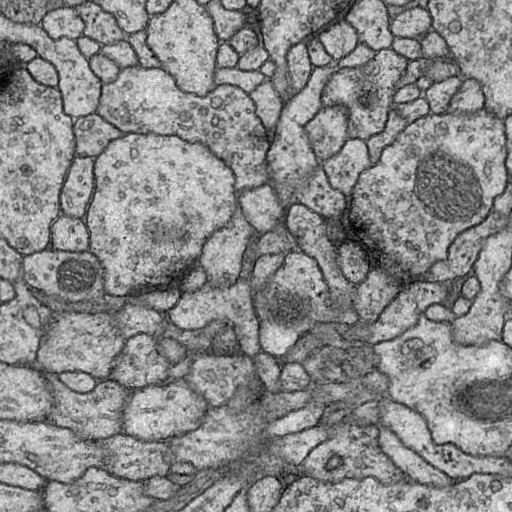
#> input picture data/membrane/train/image/0.png, 512 x 512 px; its folder holds only this picture in this run
$ python data_process.py
#> lines starting #> are read from the running program, lines starting #| are printed output that depends on the picture
import os
import sys
import numpy as np
import random
import cv2

width = 256
height = 256

def distortion():
    pass

def data_process_256(data_path):
#> called with data_path = 'membrane/train/'
    images = os.listdir(data_path + "image")
    ids = []
    for l in images:
        l = l.strip().split(".")
        ids.append(int(l[0]))
    ids.sort()

    if not os.path.exists("prepare"):
        os.makedirs("prepare")
    if not os.path.exists("prepare/train"):
        os.makedirs("prepare/train")
    if not os.path.exists("prepare/label"):
        os.makedirs("prepare/label")
    fw = open("prepare/train.txt", 'w')

    for i in ids:
        image = cv2.imread(data_path+"image/"+str(i)+".png", 0)
#> image is the input picture: shape (512, 512); min 1, max 252, mean 137.2
        label = cv2.imread(data_path+"label/"+str(i)+".png", 0)
        h, w = image.shape
#> h = 512; w = 512

        num = 20
        for j in range(num):
            random.seed(random.randint(0,100000))
            x0 = random.randint(0,100000) % (w-width)
            y0 = random.randint(0,100000) % (h-height)

            new_img = image[y0:y0+height, x0:x0+width]
            new_lab = label[y0:y0+height, x0:x0+width]
            img_name = "prepare/train/%d_%d.png"%(i, j)
            lab_name = "prepare/label/%d_%d.png"%(i, j)
            cv2.imwrite(img_name, new_img)
            cv2.imwrite(lab_name, new_lab)
            fw.write(img_name + " " + lab_name + '\n')
#> this loop made 20 passes
#> pass 1, in data_process_256, `new_img = image[y0:y0+height, x0:x0+width]`:
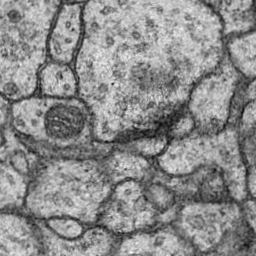
#> new_img: shape (256, 256); min 8, max 247, mean 139.3
#> pass 2, in data_process_256, `new_img = image[y0:y0+height, x0:x0+width]`:
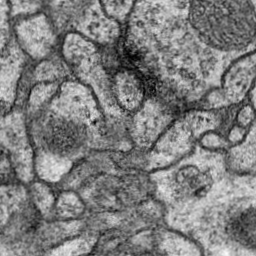
#> new_img: shape (256, 256); min 1, max 252, mean 126.5
#> pass 3, in data_process_256, `new_img = image[y0:y0+height, x0:x0+width]`:
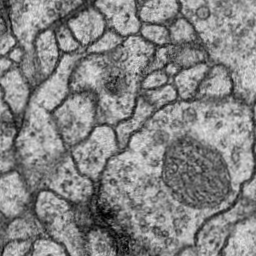
#> new_img: shape (256, 256); min 1, max 233, mean 131.4
def shuffle_split():
    lines = open("prepare/train.txt", 'r').read().splitlines()
    train = open("prepare/train_source.txt", 'w')
    label = open("prepare/label_source.txt", 'w')

    random.shuffle(lines)
    random.shuffle(lines)
    random.shuffle(lines)
    for l in lines:
        l = l.strip().split(" ")
        train.write(l[0] + " 0\n")
        label.write(l[1] + " 0\n")
#> this loop made 20 passes
#> l on passes 1 to 12: ['prepare/train/0_0.png', 'prepare/label/0_0.png'], ['prepare/train/0_4.png', 'prepare/label/0_4.png'], ['prepare/train/0_6.png', 'prepare/label/0_6.png'], ['prepare/train/0_5.png', 'prepare/label/0_5.png'], ['prepare/train/0_12.png', 'prepare/label/0_12.png'], ['prepare/train/0_15.png', 'prepare/label/0_15.png'], ['prepare/train/0_10.png', 'prepare/label/0_10.png'], ['prepare/train/0_9.png', 'prepare/label/0_9.png'], ['prepare/train/0_2.png', 'prepare/label/0_2.png'], ['prepare/train/0_13.png', 'prepare/label/0_13.png'], ['prepare/train/0_8.png', 'prepare/label/0_8.png'], ['prepare/train/0_7.png', 'prepare/label/0_7.png']

if __name__ == '__main__':
    data_process_256("membrane/train/")
    shuffle_split()

$ run again, on data/membrane/train/image/12.png
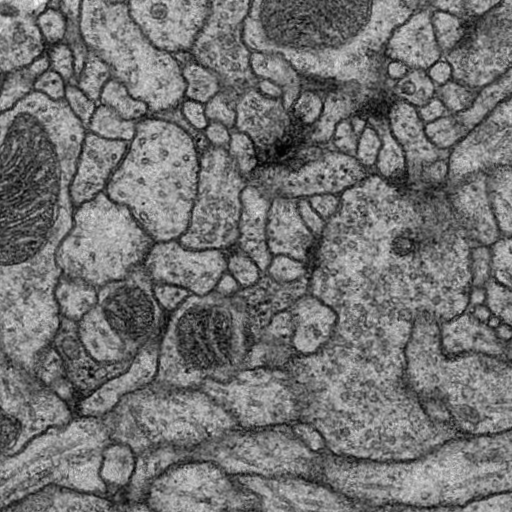
#> input picture data/membrane/train/image/12.png, 512 x 512 px
#> in data_process_256, image is the input picture: shape (512, 512); min 1, max 248, mean 114.2
#> the loop in data_process_256, `for j in range(num):` made 20 passes
#> pass 1, in data_process_256, `new_img = image[y0:y0+height, x0:x0+width]`:
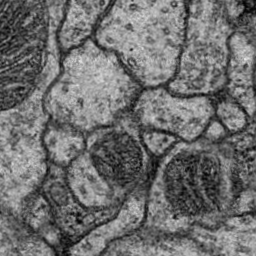
#> new_img: shape (256, 256); min 1, max 231, mean 110.8
#> pass 3, in data_process_256, `new_img = image[y0:y0+height, x0:x0+width]`:
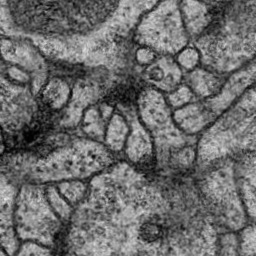
#> new_img: shape (256, 256); min 1, max 231, mean 109
#> the loop in shuffle_split, `for l in lines:` made 20 passes
#> l on passes 1 to 8: ['prepare/train/12_0.png', 'prepare/label/12_0.png'], ['prepare/train/12_4.png', 'prepare/label/12_4.png'], ['prepare/train/12_6.png', 'prepare/label/12_6.png'], ['prepare/train/12_5.png', 'prepare/label/12_5.png'], ['prepare/train/12_12.png', 'prepare/label/12_12.png'], ['prepare/train/12_15.png', 'prepare/label/12_15.png'], ['prepare/train/12_10.png', 'prepare/label/12_10.png'], ['prepare/train/12_9.png', 'prepare/label/12_9.png']

$ run again, on data/membrane/train/image/13.png
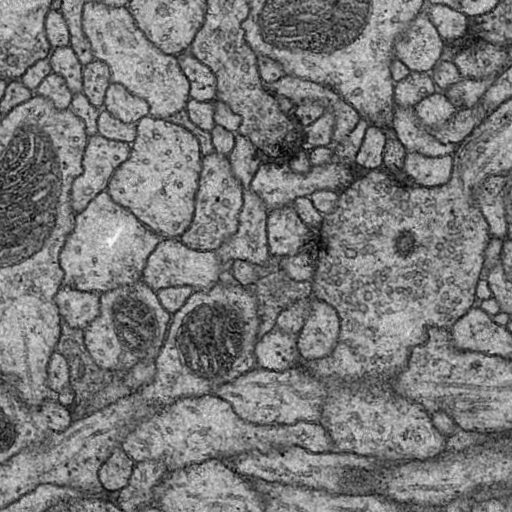
#> input picture data/membrane/train/image/13.png, 512 x 512 px
#> in data_process_256, image is the input picture: shape (512, 512); min 1, max 251, mean 121.1
#> the loop in data_process_256, `for j in range(num):` made 20 passes
#> pass 1, in data_process_256, `new_img = image[y0:y0+height, x0:x0+width]`:
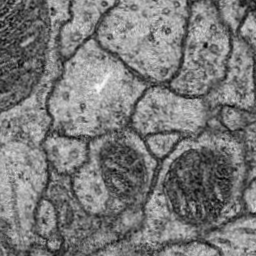
#> new_img: shape (256, 256); min 5, max 251, mean 120.8
#> pass 3, in data_process_256, `new_img = image[y0:y0+height, x0:x0+width]`:
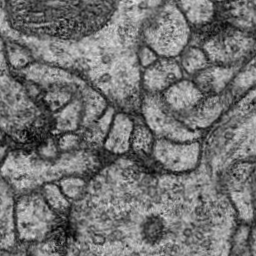
#> new_img: shape (256, 256); min 1, max 227, mean 114.1
#> the loop in shuffle_split, `for l in lines:` made 20 passes
#> l on passes 1 to 8: ['prepare/train/13_0.png', 'prepare/label/13_0.png'], ['prepare/train/13_4.png', 'prepare/label/13_4.png'], ['prepare/train/13_6.png', 'prepare/label/13_6.png'], ['prepare/train/13_5.png', 'prepare/label/13_5.png'], ['prepare/train/13_12.png', 'prepare/label/13_12.png'], ['prepare/train/13_15.png', 'prepare/label/13_15.png'], ['prepare/train/13_10.png', 'prepare/label/13_10.png'], ['prepare/train/13_9.png', 'prepare/label/13_9.png']

$ run again, on data/membrane/train/image/14.png
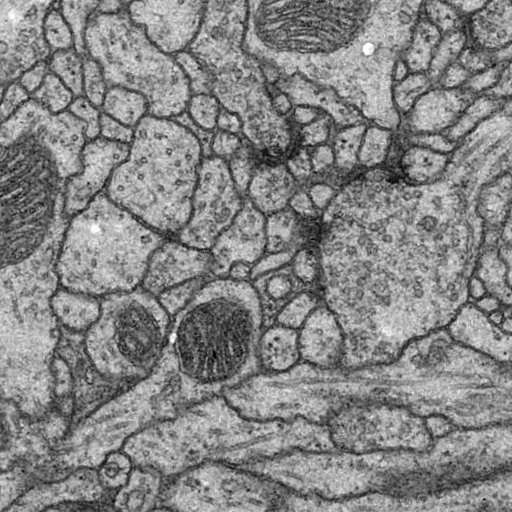
#> input picture data/membrane/train/image/14.png, 512 x 512 px
#> in data_process_256, image is the input picture: shape (512, 512); min 1, max 255, mean 133.4
#> the loop in data_process_256, `for j in range(num):` made 20 passes
#> pass 1, in data_process_256, `new_img = image[y0:y0+height, x0:x0+width]`:
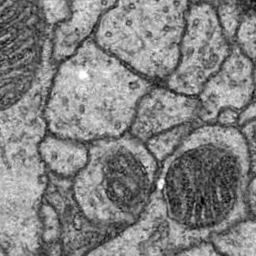
#> new_img: shape (256, 256); min 1, max 255, mean 130.2
#> pass 3, in data_process_256, `new_img = image[y0:y0+height, x0:x0+width]`:
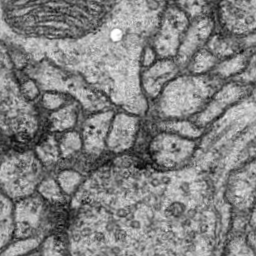
#> new_img: shape (256, 256); min 7, max 255, mean 129.8
#> the loop in shuffle_split, `for l in lines:` made 20 passes
#> l on passes 1 to 8: ['prepare/train/14_0.png', 'prepare/label/14_0.png'], ['prepare/train/14_4.png', 'prepare/label/14_4.png'], ['prepare/train/14_6.png', 'prepare/label/14_6.png'], ['prepare/train/14_5.png', 'prepare/label/14_5.png'], ['prepare/train/14_12.png', 'prepare/label/14_12.png'], ['prepare/train/14_15.png', 'prepare/label/14_15.png'], ['prepare/train/14_10.png', 'prepare/label/14_10.png'], ['prepare/train/14_9.png', 'prepare/label/14_9.png']

$ run again, on data/membrane/train/image/1.png
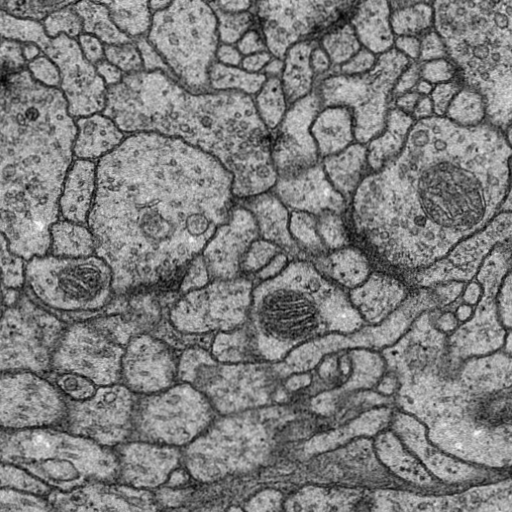
#> input picture data/membrane/train/image/1.png, 512 x 512 px
#> in data_process_256, image is the input picture: shape (512, 512); min 2, max 251, mean 124.8
#> the loop in data_process_256, `for j in range(num):` made 20 passes
#> pass 1, in data_process_256, `new_img = image[y0:y0+height, x0:x0+width]`:
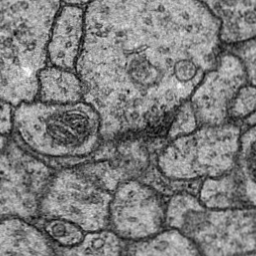
#> new_img: shape (256, 256); min 3, max 251, mean 125.7
#> pass 3, in data_process_256, `new_img = image[y0:y0+height, x0:x0+width]`:
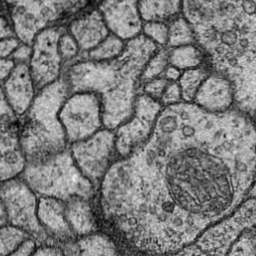
#> new_img: shape (256, 256); min 2, max 241, mean 123.3
#> the loop in shuffle_split, `for l in lines:` made 20 passes
#> l on passes 1 to 8: ['prepare/train/1_0.png', 'prepare/label/1_0.png'], ['prepare/train/1_4.png', 'prepare/label/1_4.png'], ['prepare/train/1_6.png', 'prepare/label/1_6.png'], ['prepare/train/1_5.png', 'prepare/label/1_5.png'], ['prepare/train/1_12.png', 'prepare/label/1_12.png'], ['prepare/train/1_15.png', 'prepare/label/1_15.png'], ['prepare/train/1_10.png', 'prepare/label/1_10.png'], ['prepare/train/1_9.png', 'prepare/label/1_9.png']
